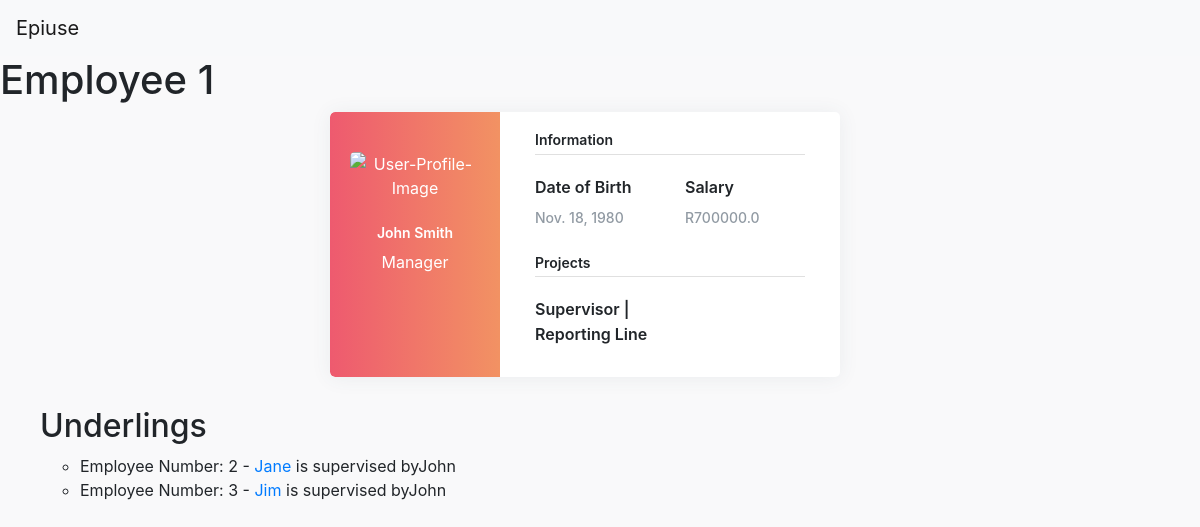
The page /1 on the database its author committed.
### main/models.py (models this page shows, shortened)
class Employee(models.Model):
    emp_num = models.IntegerField(primary_key=True,null=False)
    emp_relation = models.ForeignKey('self', verbose_name=("relation"), on_delete=models.CASCADE,null=True,blank=True,related_name="underlings")
    emp_role = models.CharField(max_length=50)
    emp_name = models.CharField(max_length=50)
    emp_surname = models.CharField(max_length=50)
    emp_dob =  models.DateField()
    emp_salary = models.FloatField()

### main/views.py (the view)
# urls.py: path('<int:emp_num>',views.employee,name="employee"),
def employee(request,emp_num):
    try:
        employee = Employee.objects.get(pk=emp_num)
    except Employee.DoesNotExist:
        raise Http404("Employee Does Not Exist")
    if employee.emp_relation_id == None:
            supervisor = Employee.objects.get(pk=employee.emp_num)
    else:
            supervisor = Employee.objects.get(pk = employee.emp_relation_id)
    context = {
        "employee":employee,
        "underlings":employee.underlings.all(),
        "supervisor":supervisor,
    }
    return render(request,"epiuse/employee.html",context)

### main/templates/epiuse/employee.html (shortened to what this page needs)
{% extends 'epiuse/base.html' %}
{% block body %}
{% include 'includes/main_navbar.html' %}
{% load static %}
<link rel="stylesheet" href="{% static 'employee.css' %}">
<h1>Employee {{employee.emp_num}}</h1>
<div class="container">
    <div class="row container d-flex justify-content-center">
        <div class="col-xl-6 col-md-12">
            <div class="card user-card-full">
                <div class="row m-l-0 m-r-0">
                    <div class="col-sm-4 bg-c-lite-green user-profile">
                        <div class="card-block text-center text-white">
                            <div class="m-b-25"> <img src="https://img.icons8.com/bubbles/100/000000/user.png" class="img-radius" alt="User-Profile-Image"> </div>
                            <h6 class="f-w-600">{{employee.emp_name}} {{employee.emp_surname}}</h6>
                            <p>{{employee.emp_role}}</p>
                        </div>
                    </div>
                    <div class="col-sm-8">
                        <div class="card-block">
                            <h6 class="m-b-20 p-b-5 b-b-default f-w-600">Information</h6>
                            <div class="row">
                                <div class="col-sm-6">
                                    <p class="m-b-10 f-w-600">Date of Birth</p>
                                    <h6 class="text-muted f-w-400">{{employee.emp_dob}}</h6>
                                </div>
                                <div class="col-sm-6">
                                    <p class="m-b-10 f-w-600">Salary</p>
                                    <h6 class="text-muted f-w-400">R{{employee.emp_salary}}</h6>
                                </div>
                            </div>
                            <h6 class="m-b-20 m-t-40 p-b-5 b-b-default f-w-600">Projects</h6>
                            <div class="row">
                                <div class="col-sm-6">
                                    <p class="m-b-10 f-w-600">Supervisor | Reporting Line</p>
                                </div>
                            </div>
                        </div>
                    </div>
                </div>
            </div>
        </div>
    </div>
</div>
<ul>
<h2>Underlings</h2>
<ul>
{% for underling in underlings %}
<li>Employee Number: {{ underling.emp_num}} - <a href="{% url 'employee' underling.emp_num %}">{{underling.emp_name}}</a> is supervised by{{employee.emp_name}}</li>
{% empty %}
<li>The employee does not have underlings.</li>
{% endfor %}
</ul>
{% endblock %}

### main/static/employee.css (style rules this page uses)
body { background-color: #f9f9fa }
.user-card-full { overflow: hidden }
.card { border-radius: 5px; -webkit-box-shadow: 0 1px 20px 0 rgba(69, 90, 100, 0.08); box-shadow: 0 1px 20px 0 rgba(69, 90, 100, 0.08); border: none; margin-bottom: 30px }
.m-r-0 { margin-right: 0px }
.m-l-0 { margin-left: 0px }
.user-card-full .user-profile { border-radius: 5px 0 0 5px }
.bg-c-lite-green { background: -webkit-gradient(linear, left top, right top, from(#f29263), to(#ee5a6f)); background: linear-gradient(to right, #ee5a6f, #f29263) }
.user-profile { padding: 20px 0 }
.card-block { padding: 1.25rem }
.m-b-25 { margin-bottom: 25px }
.img-radius { border-radius: 5px }
h6 { font-size: 14px }
.card .card-block p { line-height: 25px }
.b-b-default { border-bottom: 1px solid #e0e0e0 }
.m-b-20 { margin-bottom: 20px }
.p-b-5 { padding-bottom: 5px !important }
.m-b-10 { margin-bottom: 10px }
.text-muted { color: #919aa3 !important }
.f-w-600 { font-weight: 600 }
.m-t-40 { margin-top: 20px }
.user-card-full::before { content: "xfsdf"; position: absolute; top:20px; left:10px; background-color: red; }

### rows shown on the page
Employee: emp_num "1", emp_name "John", emp_surname "Smith", emp_role "Manager", emp_dob "Nov. 18, 1980", emp_salary "700000.0"
Employee: emp_num "2", emp_name "Jane"
Employee: emp_num "3", emp_name "Jim"
